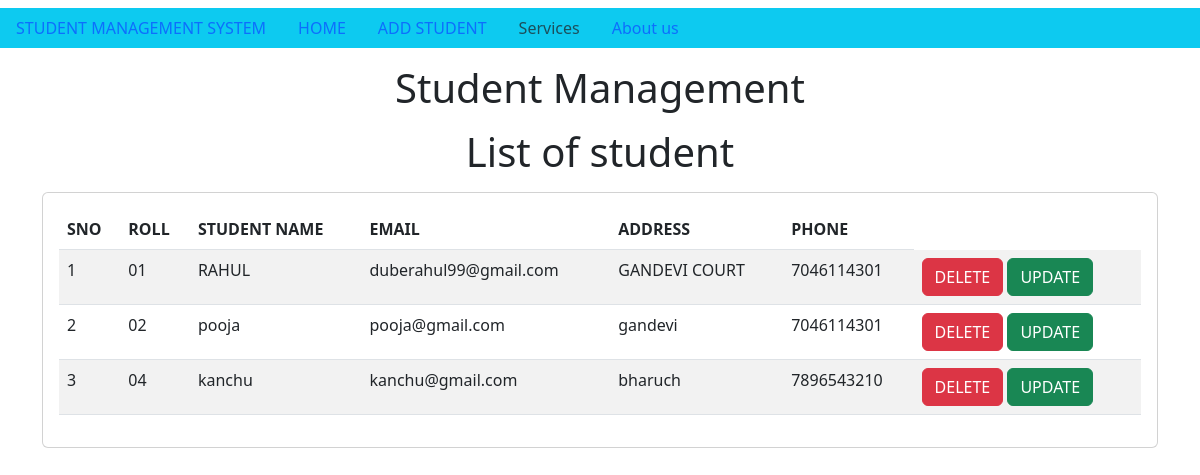
The page /student/ on the database its author committed.
### student/models.py (models this page shows)
class Student(models.Model):
    roll=models.CharField(max_length=100)
    name=models.CharField(max_length=50)
    email=models.CharField(max_length=50)
    address=models.CharField(max_length=250)
    phone=models.CharField(max_length=10)

### student/views.py (the view)
# urls.py: 2. Add a URL to urlpatterns:  path('', views.home, name='home')
def home(request):
    std=Student.objects.all()
    return render(request,"student/home.html",{'std':std})

### template/student/home.html (shortened to what this page needs)
<!DOCTYPE html>
<html lang="en">
  <head>
    <link href="https://cdn.jsdelivr.net/npm/bootstrap@5.3.0/dist/css/bootstrap.min.css" rel="stylesheet">
  </head>
  <body>
    {% include 'student/navbar.html' %}
    <h1 class="text-center my-3"> Student Management</h1>
    <h1 class="text-center my-3"> List of student</h1>
    <div class="container">
      <div class="row">
        <div class="col-md-12">
          <div class="card">
            <div class="card-body">
              <table class="table table-striped">
                <thead>
                  <tr>
                    <th>SNO</th>
                    <th>ROLL</th>
                    <th>STUDENT NAME</th>
                    <th>EMAIL</th>
                    <th>ADDRESS</th>
                    <th>PHONE</th>
                  </tr>
                </thead>
                <tbody>
                  {% for s in std %}
                  <tr>
                    <td>{{forloop.counter}}</td>
                    <td>{{s.roll}}</td>
                    <td>{{s.name}}</td>
                    <td>{{s.email}}</td>
                    <td>{{s.address}}</td>
                    <td>{{s.phone}}</td>
                    <td>
                      <a href="/student/student_delete/{{s.id}}" class="btn btn-danger md-sm">DELETE</a>
                      <a href="/student/student_update/{{s.id}}" class="btn btn-success md-sm">UPDATE</a>
                    </td>
                  </tr>
                  {% endfor %}
                </tbody>
              </table>
            </div>
          </div>
        </div>
      </div>
    </div>
  </body>
</html>

### template/student/navbar.html
<nav class="nav bg-info mt-2">
    <a class="nav-link active" aria-current="page" href="/student/home/">STUDENT MANAGEMENT SYSTEM</a>
    <a class="nav-link" href="/student/home/">HOME</a>
    <a class="nav-link" href="/student/student_add/">ADD STUDENT</a>
    <a class="nav-link disabled">Services</a>
    <a class="nav-link" href="#">About us</a>
  </nav>

### rows shown on the page
Student: roll "01", name "RAHUL", email "duberahul99@gmail.com", address "GANDEVI COURT", phone "7046114301"
Student: roll "02", name "pooja", email "pooja@gmail.com", address "gandevi", phone "7046114301"
Student: roll "04", name "kanchu", email "kanchu@gmail.com", address "bharuch", phone "7896543210"
